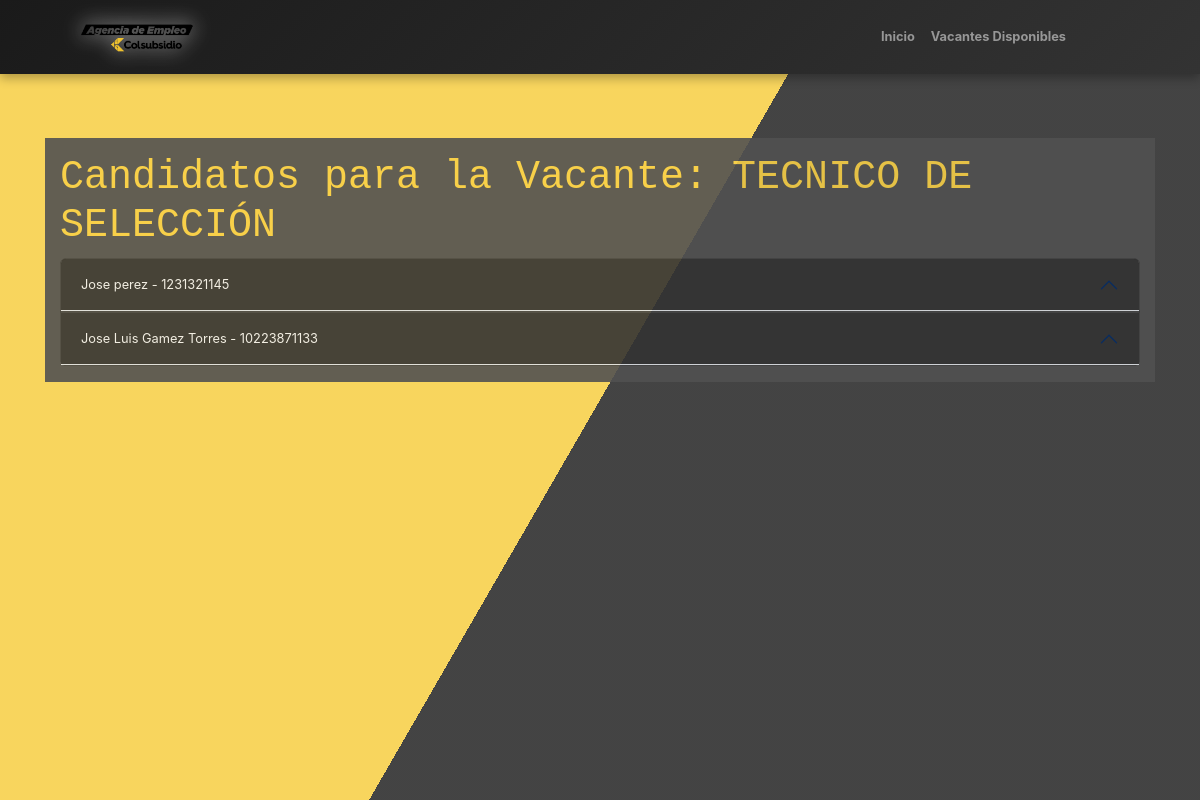
The page /vacantes/1/candidatos/ on the database as committed earlier.
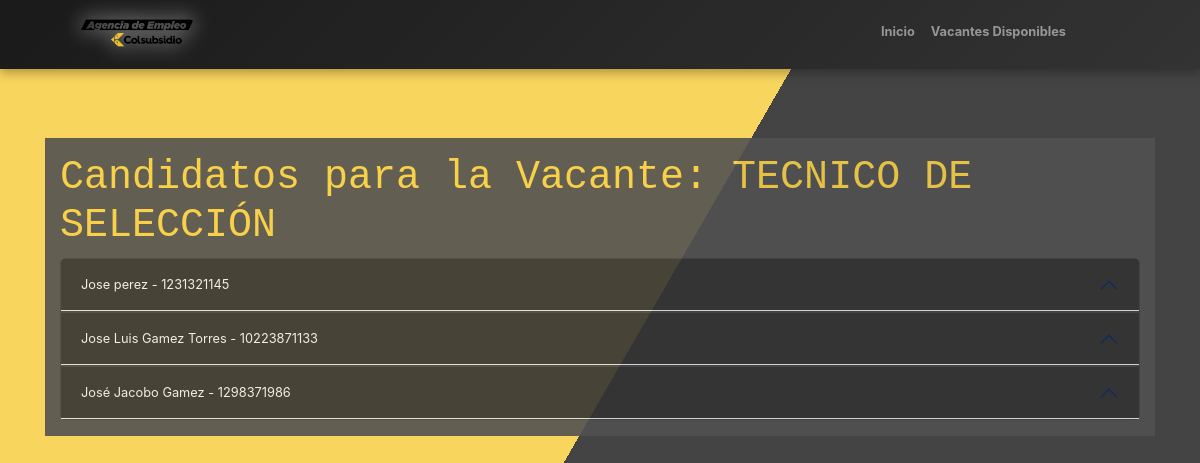
The same page on the database as committed later.
### vacantes/models.py (models this page shows, shortened)
class RegistroCandidato(models.Model):
    SEX_CHOICES = [
        ('M', 'Mujer'),
        ('H', 'Hombre'),
        ('I', 'Intersexual'),
    ]
    DOCUMENT_TYPE_CHOICES = [
        ('CC', 'CEDULA DE CIUDADANIA'),
        ('PEP', 'PERMISO ESPECIAL DE PERMANENCIA'),
        ('TI', 'TARJETA DE IDENTIDAD'),
        ('DNI', 'DOCUMENTO NACIONAL DE IDENTIFICACION'),
        ('PAS', 'PASAPORTE'),
        ('CE', 'CEDULA DE EXTRANJERIA'),
    ]
    EDUCATION_LEVEL_CHOICES = [
        ('BP', 'BASICA PRIMARIA'),
        ('BS', 'BASICA SECUNDARIA'),
        ('BA', 'BACHILLER ACADEMICO'),
        ('EBA', 'ESTUDIANTE BACHILLER ACADEMICO'),
        ('TL', 'TECNICO LABORAL/PROFESIONAL'),
        ('ETL', 'ESTUDIANTE TECNICO LABORAL/PROFESIONAL'),
        ('T', 'TECNOLOGO'),
        ('ET', 'ESTUDIANTE TECNOLOGO'),
        ('P', 'PROFESIONAL'),
        ('EP', 'ESTUDIANTE PROFESIONAL'),
        ('PG', 'POSGRADO'),
    ]
    SCHEDULE_CHOICES = [
        ('FT', 'TIEMPO COMPLETO'),
        ('PT', 'MEDIO TIEMPO'),
        ('WE', 'FINES DE SEMANA'),
    ]
    SALARY_CHOICES = [
        ('<1', 'Menos de 1 SMMLV'),
        ('1-2', '1 a 2 SMMLV'),
        ('2-4', '2 a 4 SMMLV'),
        ('4-6', '4 a 6 SMMLV'),
        ('6-9', '6 a 9 SMMLV'),
        ('9-12', '9 a 12 SMMLV'),
        ('12-15', '12 a 15 SMMLV'),
        ('15-19', '15 a 19 SMMLV'),
        ('>20', '20 SMMLV en adelante'),
    ]
    DISABILITY_CHOICES = [
        ('SI', 'Sí'),
        ('NO', 'No'),
    ]
    SISE_CHOICES = [
        ('SI', 'Sí'),
        ('NO', 'No'),
    ]
    RECRUITER_CHOICES = [
        ('NN', 'No conoce el nombre'),
        ('AAM', 'Angel Andres Moyano Molano'),
        ('DAP', 'Diego Alejandro Parra Pinto'),
        ('EJC', 'Erika Julieth Cristancho Pérez'),
    ]
    feria = models.CharField(max_length=100, blank=True, null=True)
    fecha_feria = models.DateField(default=date(2025, 1, 1), blank=True, null=True)
    sexo = models.CharField(max_length=1, choices=SEX_CHOICES)
    tipo_documento = models.CharField(max_length=3, choices=DOCUMENT_TYPE_CHOICES)
    numero_documento = models.CharField(max_length=20, unique=True)
    nombres = models.CharField(max_length=100)
    apellidos = models.CharField(max_length=100)
    numero_celular = models.CharField(max_length=15)
    correo_electronico = models.EmailField()
    fecha_nacimiento = models.DateField()
    formacion_academica = models.CharField(max_length=3, choices=EDUCATION_LEVEL_CHOICES)
    programa_academico = models.CharField(max_length=100)
    experiencia_laboral = models.TextField(blank=True, null=True)
    interes_ocupacional = models.TextField(blank=True, null=True)
    localidad_municipio = models.CharField(max_length=100)
    candidato_discapacidad = models.CharField(max_length=2, choices=DISABILITY_CHOICES)
    tipo_discapacidad = models.CharField(max_length=100, blank=True, null=True)
    horario_interesado = models.CharField(max_length=2, choices=SCHEDULE_CHOICES)
    aspiracion_salarial = models.CharField(max_length=5, choices=SALARY_CHOICES)
    registrado_en_sise = models.CharField(max_length=2, choices=SISE_CHOICES)
    tecnico_seleccion = models.CharField(max_length=3, choices=RECRUITER_CHOICES,blank=True, null=True)
    vacantes_disponibles = models.ManyToManyField(Vacante, related_name="candidatos", blank=True)
    class Meta:
        verbose_name = "Registro de Candidato"
        verbose_name_plural = "Registros de Candidatos"

### vacantes/views.py (the view)
# urls.py: path('vacantes/<int:id>/candidatos/', views.lista_candidatos, name='lista_candidatos'),
def lista_candidatos(request, id):
    vacante = get_object_or_404(Vacante, id=id)
    candidatos = vacante.candidatos.all()  # Asumiendo que tienes una relación en el modelo
    return render(request, 'vacantes/lista_candidatos.html', {'vacante': vacante, 'candidatos': candidatos})

### vacantes/templates/vacantes/lista_candidatos.html (shortened to what this page needs)
{% extends 'base.html' %}
{% load static %}
{% block contenido %}
<div class="container-fluid" style="opacity: 90%; background-color: #525252; color: #f1f1f1;">
    <div class="row">
        <div class="col py-3">
            <h1 style="color: #f8d047;">Candidatos para la Vacante: {{ vacante.cargo }}</h1>
            <div class="accordion" id="accordionCandidatos" style="background-color: #333333; border-radius: 8px;">
                {% for candidato in candidatos %}
                <div class="accordion-item" style="background-color: #222222; border: 1px solid #444444;">
                    <h2 class="accordion-header">
                        <button class="accordion-button" type="button" data-bs-toggle="collapse" data-bs-target="#collapse-{{ candidato.id }}" aria-expanded="false" aria-controls="collapse-{{ candidato.id }}" style="background-color: #333333; color: #f1f1f1; border: none;">
                            <small>{{ candidato.nombres }} {{ candidato.apellidos }} - {{ candidato.numero_documento }}</small>
                        </button>
                    </h2>
                </div>
                {% empty %}
                <div class="alert alert-warning">No hay candidatos para esta vacante.</div>
                {% endfor %}
            </div>
        </div>
    </div>
</div>
{% endblock %}

Rows that differ between the two databases and show on the page:
now on this page (row edited): RegistroCandidato: nombres "José Jacobo", apellidos "Gamez", numero_documento "1298371986"
